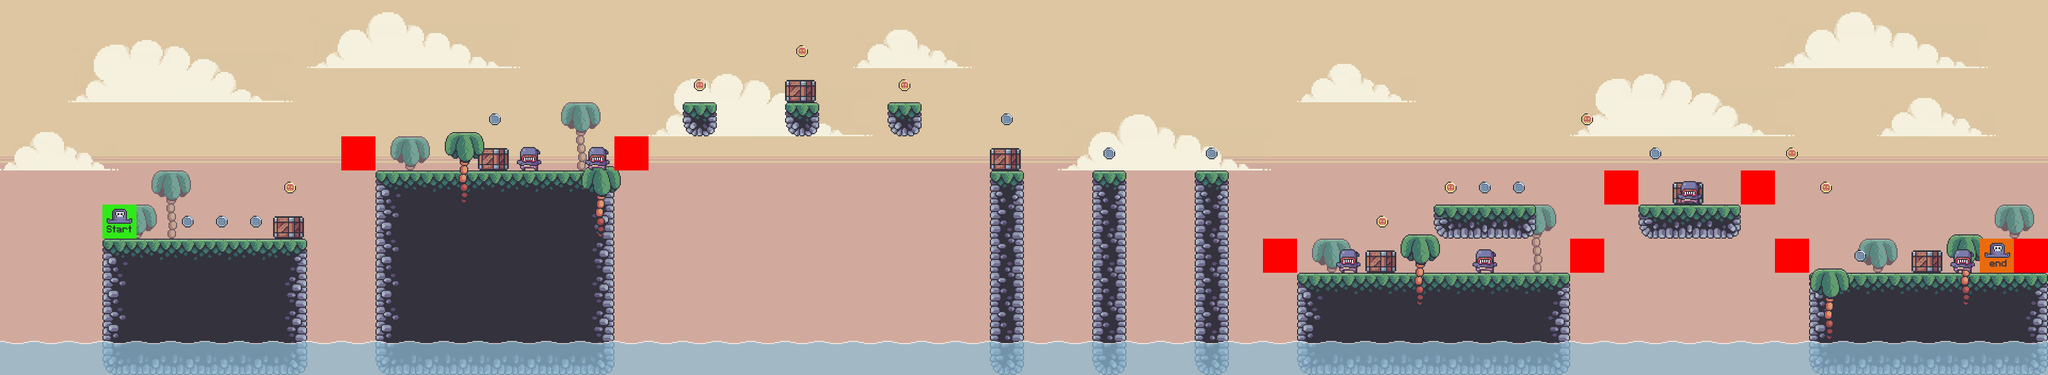

Below is a game level as drawn by its tile map, then a one-line description and the .tmx that defines it (tile-layer data replaced by summaries):
An orthogonal 60x11 tile map with 64x64 px tiles, 11 tile layers (Sky, Clouds, BG_Palms, Terrain, ...), 10 tilesets.

<map version="1.9" tiledversion="1.9.2" orientation="orthogonal" renderorder="right-down" width="60" height="11" tilewidth="64" tileheight="64" infinite="0" nextlayerid="12" nextobjectid="1">
 <tileset firstgid="1" source="../tilesets/overworld_sky.tsx" />
 <tileset firstgid="4" source="../tilesets/clouds.tsx" />
 <tileset firstgid="7" source="../tilesets/terrain_tiles.tsx" />
 <tileset firstgid="23" source="../tilesets/bg_palms.tsx" />
 <tileset firstgid="27" source="../tilesets/crate.tsx" />
 <tileset firstgid="28" source="../tilesets/coin_tiles.tsx" />
 <tileset firstgid="30" source="../tilesets/fg_palms.tsx" />
 <tileset firstgid="38" source="../tilesets/enemy.tsx" />
 <tileset firstgid="40" source="../tilesets/water.tsx" />
 <tileset firstgid="44" source="../tilesets/player.tsx" />
 <layer id="1" name="Sky" width="60" height="11" locked="1">
  <data>[660 cells, 660 non-empty, 3 distinct tile ids]</data>
 </layer>
 <layer id="2" name="Clouds" width="60" height="11" locked="1">
  <data>[660 cells, 10 non-empty, 3 distinct tile ids]</data>
 </layer>
 <layer id="4" name="BG_Palms" width="60" height="11" locked="1">
  <data>[660 cells, 8 non-empty, 1 distinct tile ids]</data>
 </layer>
 <layer id="3" name="Terrain" width="60" height="11" locked="1">
  <data>[660 cells, 138 non-empty, 16 distinct tile ids]</data>
 </layer>
 <layer id="5" name="Crates" width="60" height="11" locked="1">
  <data>[660 cells, 7 non-empty, 1 distinct tile ids]</data>
 </layer>
 <layer id="6" name="Coins" width="60" height="11" locked="1">
  <data>[660 cells, 21 non-empty, 2 distinct tile ids]</data>
 </layer>
 <layer id="7" name="FG_Palms" width="60" height="11" locked="1">
  <data>[660 cells, 5 non-empty, 1 distinct tile ids]</data>
 </layer>
 <layer id="8" name="Enemy" width="60" height="11" locked="1">
  <data>[660 cells, 6 non-empty, 1 distinct tile ids]</data>
 </layer>
 <layer id="9" name="Constraints" width="60" height="11" locked="1">
  <data>[660 cells, 8 non-empty, 1 distinct tile ids]</data>
 </layer>
 <layer id="10" name="Water" width="60" height="11" locked="1">
  <data>[660 cells, 20 non-empty, 1 distinct tile ids]</data>
 </layer>
 <layer id="11" name="Player" width="60" height="11" locked="1">
  <data>[660 cells, 2 non-empty, 2 distinct tile ids]</data>
 </layer>
</map>
